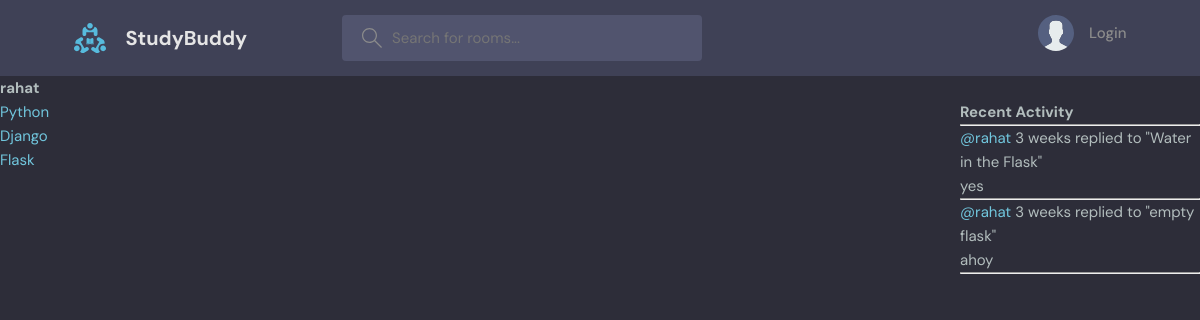
The page /profile/3/ on the database as committed earlier.
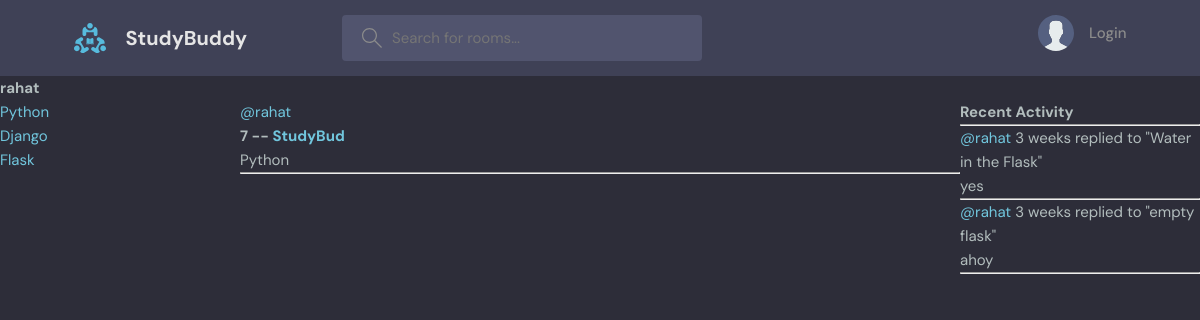
The same page on the database as committed later.
### base/models.py (models this page shows, shortened)
class Topic(models.Model):
    name = models.CharField(max_length=200)

class Message(models.Model):
    user = models.ForeignKey(User, on_delete=models.CASCADE)
    room = models.ForeignKey(
        Room, on_delete=models.CASCADE
    )  # rooms get deleted all the children get deleted
    body = models.TextField()
    updated = models.DateTimeField(auto_now=True)
    created = models.DateTimeField(auto_now_add=True)
    class Meta:
        ordering = ['-updated','-created']
    def __str__(self):
        return self.body[0:50]

class Room(models.Model):
    host = models.ForeignKey(User, on_delete=models.SET_NULL, null=True)
    topic = models.ForeignKey(Topic, on_delete=models.SET_NULL, null=True)
    name = models.CharField(max_length=200)
    description = models.TextField(null=True, blank=True)
    participants = models.ManyToManyField(User, related_name='participants', blank=True)
    updated = models.DateTimeField(auto_now=True)
    created = models.DateTimeField(auto_now_add=True)
    class Meta:
        ordering = ['-updated','-created'] # - is used for descending order
    def __str__(self):
        return self.name

### base/views.py (the view)
# urls.py: path('profile/<str:pk>/', views.userProfile, name="user-profile"),
def userProfile(request, pk):
    user = User.objects.get(id=pk)
    rooms = user.room_set.all()
    room_messages = user.message_set.all()
    topics = Topic.objects.all()
    context = {
        "user": user,
        "rooms": rooms,
        "room_messages": room_messages,
        "topics": topics,
    }
    return render(request, "base/profile.html", context)

### base/templates/base/profile.html (shortened to what this page needs)
{% extends 'main.html' %} {% block content %}
<h1>{{user.username}}</h1>
<div class="profile-container">
  <div> {% include 'base/topics_component.html' %} </div>
  <div>{% include 'base/feed_component.html' %}</div>
  <div>{% include 'base/activity_component.html' %}</div>
</div>
{% endblock content %}

### base/templates/base/topics_component.html
{%for topic in topics%}
<div>
  <a href="{% url 'home' %}?q={{topic.name}}">{{topic.name}}</a>
</div>
{%endfor%}

### base/templates/base/feed_component.html (shortened to what this page needs)
{% for room in rooms%}
<div>
  <a href="{% url 'user-profile' room.host.id %}">@{{room.host.username}}</a>
  <h4>
    {{room.id}} --
    <a href="{% url 'room' room.id %}">{{room.name}}</a>
  </h4>
  <small> {{room.topic.name}} </small>
  <hr />
</div>
{%endfor%}

### base/templates/base/activity_component.html (shortened to what this page needs)
<h3>Recent Activity</h3>
<hr />
{%for message in room_messages%}
<div>
  <small><a href= {% url 'user-profile' message.user.id %}>@{{message.user}} </a> {{message.created|timesince}} </small>
  <small>replied to "{{message.room}}" </small>
  <p>{{message}}</p>
  <hr />
</div>
{%endfor%}

Rows that differ between the two databases and show on the page:
added Room: host.username "rahat", id "7", name "StudyBud", topic.name "Python"
